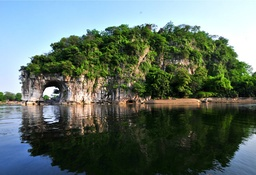
#> input picture Assignment 1/Experiment_1/source.jpg, 256 x 175 px, shrunk from 640 x 438 before the run, found by its file name
$ python part_1.py
#> lines starting #> are read from the running program, lines starting #| are printed output that depends on the picture; after the words box and inside, x2 and y2 are one past the last pixel; in counts of white or black regions, pixels touching at a corner belong together
import cv2
import numpy as np

image_path = input('Give folder name containing the source image: ')
#> the answer given: ../Experiment_1

path = '../' + str(image_path) + '/'
print('')

img_bgr = cv2.imread(path + 'source.jpg') #Image is being read in BGR color palette
#> img_bgr is the input picture: shape (175, 256, 3); mean B, G, R 102, 111.2, 94.8
img = cv2.cvtColor(img_bgr, cv2.COLOR_BGR2RGB)
img_gray = cv2.imread(path + 'source.jpg', 0)
#> img_gray: shape (175, 256); min 0, max 255, mean 105.3


#1.1.1 Shadow-Map Generation

#RGB to HSI

img_np = np.asarray(img)

h, w, c = img_np.shape
#> h = 175; w = 256; c = 3

I = np.zeros((h, w, 1))
V1 = np.zeros((h, w, 1))
V2 = np.zeros((h, w, 1))
S = np.zeros((h, w, 1))
H = np.zeros((h, w, 1))

hsi_mat = np.array([[1/3, 1/3, 1/3], [-(np.sqrt(6))/6, -(np.sqrt(6))/6, (np.sqrt(6))/3], [(1/np.sqrt(6)), -(2/np.sqrt(6)), 0]]) #Eqn 1

for y in range(h):
    for x in range(w):
        rgb = img_np[y][x]
        rgb = rgb.reshape((3, 1))
        out = np.matmul(hsi_mat, rgb)
        I[y][x] = out[0][0]
        V1[y][x] = out[1][0]
        V2[y][x] = out[2][0]
        S[y][x] = np.sqrt((np.square(V1[y][x])) + np.square(V2[y][x])) #Eqn 2
        if V1[y][x] != 1:
            if V1[y][x] == 0 and V2[y][x] == 0:
                H[y][x] = 0
                continue
            elif V1[y][x] == 0:
                H[y][x] = 0
                continue
            H[y][x] = np.arctan((V2[y][x])/V1[y][x]) #Eqn 3
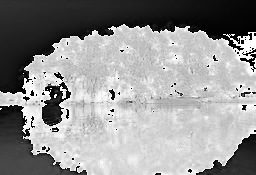
#> H: shape (175, 256, 1) float64; min -1.57, max 1.57, mean 0.25; drawn with min black and max white
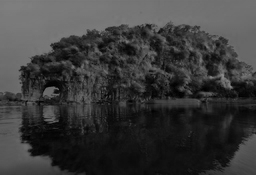
#> S: shape (175, 256, 1) float64; min 0.577, max 137.5, mean 58.9
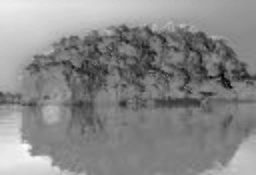
#> V1: shape (175, 256, 1) float64; min -97.16, max 82.06, mean -0.8; drawn with min black and max white
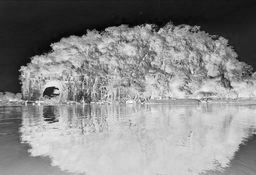
#> V2: shape (175, 256, 1) float64; min -124.5, max 10.21, mean -52.07; drawn with min black and max white

H_norm = (H - np.min(H)) / (np.max(H) - np.min(H))
I_norm = (I - np.min(I)) / (np.max(I) - np.min(I))

#Computing r-map
r_map = (H_norm + 1) / (I_norm + 1) #Eqn 4

r_map_scaled = 255 * ((r_map - np.min(r_map)) / (np.max(r_map) - np.min(r_map)))


#Threshold for Shadow Map

P = {}

for y in range(r_map_scaled.shape[0]):
    for x in range(r_map_scaled.shape[1]):
        keys_list = P.keys()
        if int(r_map_scaled[y][x]) in keys_list:
            P[int(r_map_scaled[y][x])] += 1
        else:
            P[int(r_map_scaled[y][x])] = 1

for key in P.keys():
    P[key] = P[key] / (h * w)

T_dict = {}

for t in range(0, 256):
    W1, W2 = 0, 0
    for i in range(0, t+1):
        if i in P.keys():
            W1 += P[i]
    for i in range(t+1, 256):
        if i in P.keys():
            W2 += P[i]

    mu1, mu2 = 0, 0
    for i in range(0, t+1):
        if i in P.keys():
            mu1 += (i * P[i]) / W1
    for i in range(t+1, 256):
        if i in P.keys():
            mu2 += (i * P[i]) / W2

    t1, t2 = 0, 0
    for i in range(0, t+1):
        if i in P.keys():
            t1 += P[i] * ((i - mu1) ** 2)
    for i in range(t+1, 256):
        if i in P.keys():
            t2 += P[i] * ((i - mu2) ** 2)

    T_dict[t] = t1+t2


lt = []
for key in T_dict.keys():
    lt.append(T_dict[key])

T = lt.index(min(lt))
#> T = 108


#Shadow map

s = np.where(r_map_scaled > T, 1, 0)
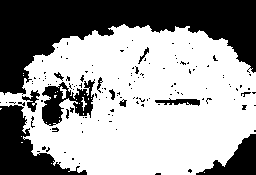
#> s: shape (175, 256, 1) int64; values 0 (black) and 1 (white), 61.2% white; 136 black regions (121 under 20 px), largest, box (x1, y1, x2, y2) and area: (0, 0, 256, 95) 11380, (0, 105, 87, 175) 2623, (42, 79, 95, 126) 1183

s_inv = np.where(r_map_scaled > T, 0, 1)
cv2.imwrite(path + 'shadow_map.jpg', s_inv * 255)
cv2.imwrite('shadow_map.jpg', s_inv * 255)

print('Shadow map is generated\n')


#Shadow Image

lmd_1 = 0.8
SI_1 = np.where(s_inv == 0, lmd_1 * img_bgr + (1 - lmd_1) * s_inv, img_bgr)

cv2.imwrite(path + f'shadow_image_lmb_{lmd_1}.jpg', SI_1)
cv2.imwrite(f'shadow_image_lmb_{lmd_1}.jpg', SI_1)

# [13 lines of commented-out code are left out]

def bilateral_filter(image, diameter, sigma_color, sigma_space):
    filtered_image = np.zeros_like(image, dtype=np.float64)
    height, width = image.shape

    range_radius = diameter // 2

    for y in range(height):
        for x in range(width):
            weighted_sum = 0
            normalization = 0

            for i in range(-range_radius, range_radius + 1):
                for j in range(-range_radius, range_radius + 1):
                    neighbor_y = y + i
                    neighbor_x = x + j

                    if 0 <= neighbor_y < height and 0 <= neighbor_x < width:
                        color_difference = float(image[neighbor_y, neighbor_x]) - float(image[y, x])

                        intensity_weight = np.exp(-((color_difference)**2) / (2 * sigma_color * sigma_color))
                        spatial_weight = np.exp(-(np.square(i) + np.square(j)) / (2 * sigma_space * sigma_space))

                        weight = intensity_weight * spatial_weight

                        weighted_sum += weight * image[neighbor_y, neighbor_x]
                        normalization += weight

            filtered_image[y, x] = weighted_sum / normalization

    return filtered_image


diameter = 5
sigma_colors = [50]
sigma_spaces = [50]

bil_img = None
for sigma_color in sigma_colors:
    for sigma_space in sigma_spaces:
        filtered_image = bilateral_filter(img_gray, diameter, sigma_color, sigma_space)
        filtered_image = np.array(filtered_image, dtype=np.uint8)
        bil_img = filtered_image
        cv2.imwrite(path + f'bilateral_filter_output_{diameter}_{sigma_color}_{sigma_space}.jpg', filtered_image)
        cv2.imwrite(f'bilateral_filter_output_{diameter}_{sigma_color}_{sigma_space}.jpg', filtered_image)
        print('Bilateral Filter output is generated\n')

# bil_opencv = cv2.bilateralFilter(img_gray.copy(), 7, 50.0, 50.0)
# cv2.imwrite(path + 'bilateral_filter_output_opencv.jpg', bil_opencv)


#Edge Detection

#Best sigma_color, Best sigma_space

sobel_x = np.array([[-1, 0, 1], [-2, 0, 2], [-1, 0, 1]])
#> sobel_x = [[-1, 0, 1], [-2, 0, 2], [-1, 0, 1]]
sobel_y = np.array([[1, 2, 1], [0, 0, 0], [-1, -2, -1]])

padded_image = np.pad(bil_img, ((1, 1), (1, 1)), mode='edge')

gradient_x = np.zeros_like(bil_img, dtype=np.float32)
gradient_y = np.zeros_like(bil_img, dtype=np.float32)

for y in range(bil_img.shape[0]):
    for x in range(bil_img.shape[1]):
        gradient_x[y, x] = np.sum(padded_image[y:y+3, x:x+3] * sobel_x)
        gradient_y[y, x] = np.sum(padded_image[y:y+3, x:x+3] * sobel_y)
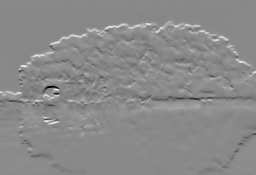
#> gradient_y: shape (175, 256) float32; min -946, max 809, mean 7.6; drawn with min black and max white

edge_map = np.sqrt(gradient_x**2 + gradient_y**2)

cv2.imwrite(path + 'edge_map.jpg', edge_map)
cv2.imwrite('edge_map.jpg', edge_map)
print('Edge map output is generated\n')


#Line Draft using Threshold

ld_thresh = 120

line_draft = np.where(edge_map >= ld_thresh, 1, 0)

line_draft_inv = 255 * np.where(edge_map >= ld_thresh, 0, 1)

cv2.imwrite(path + 'line_draft_inv.jpg', line_draft_inv)
cv2.imwrite('line_draft_inv.jpg', line_draft_inv)
print('Line draft image is generated\n')


#1.2 Color Adjustment Step

lab_img = cv2.cvtColor(img_bgr, cv2.COLOR_BGR2LAB)
#> lab_img: shape (175, 256, 3); mean of channels 0, 1, 2 111.1, 121.2, 131.7

l, a, b = lab_img[:,:,0], lab_img[:,:,1], lab_img[:,:,2]
l_mid = np.int8(60)

neutral_l = np.ones((h, w), dtype=np.uint8) * l_mid

chromatic_map = np.stack((neutral_l, a, b), axis = -1)

chromatic_map_rgb = cv2.cvtColor(chromatic_map, cv2.COLOR_LAB2RGB)

cv2.imwrite(path + 'chromatic_map.jpg', cv2.cvtColor(chromatic_map, cv2.COLOR_LAB2BGR))
cv2.imwrite('chromatic_map.jpg', cv2.cvtColor(chromatic_map, cv2.COLOR_LAB2BGR))
print('Chromatic map is generated\n')


#SI in BGR

SI = SI_1.copy()
rho = 0.01 #[0.005, 0.2]

SI = np.array(SI, dtype=np.uint8)

SI = cv2.cvtColor(SI, cv2.COLOR_BGR2RGB)

SI_prime = SI * ((1 + np.tanh(rho * (chromatic_map_rgb - 128))) / 2)
SI_prime = np.array(SI_prime, dtype=np.uint8)

cv2.imwrite(path + 'shadow_image_color_enhanced.jpg', cv2.cvtColor(SI_prime, cv2.COLOR_RGB2BGR))
cv2.imwrite('shadow_image_color_enhanced.jpg', cv2.cvtColor(SI_prime, cv2.COLOR_RGB2BGR))
print('Shadow image is generated\n')


#Saturation Correction

saturation_scale = 1.3

SI_prime_HSV = cv2.cvtColor(SI_prime, cv2.COLOR_RGB2HSV)
#> SI_prime_HSV: shape (175, 256, 3); mean H, S, V 62.7, 117, 111.3

H = SI_prime_HSV[:, :, 0]
#> H: shape (175, 256)
S = SI_prime_HSV[:, :, 1]
#> S: shape (175, 256)
V = SI_prime_HSV[:, :, 2]

S_corrected = np.array(np.round(255 * ((S - np.min(S)) / (np.max(S) - np.min(S))))).astype(int)

S_corrected = S_corrected * saturation_scale
S_corrected = np.clip(S_corrected, 0, 255)

S_corrected = np.array(S_corrected, dtype=np.uint8)

SI_corrected = np.stack((H, S_corrected, V), axis = -1) #Why not S
#> SI_corrected: shape (175, 256, 3); mean H, S, V 62.7, 147, 111.3

SI_corrected_RGB = cv2.cvtColor(SI_corrected, cv2.COLOR_HSV2RGB)

cv2.imwrite(path + 'shadow_image_corrected.jpg', cv2.cvtColor(SI_corrected, cv2.COLOR_HSV2BGR))
cv2.imwrite('shadow_image_corrected.jpg', cv2.cvtColor(SI_corrected, cv2.COLOR_HSV2BGR))
print('Shadow image with corrected saturation is generated\n')


#Artistic Enhanced Image
beta = 0.7 #[0, 1]

line_draft_inv_3d = np.stack([line_draft_inv, line_draft_inv, line_draft_inv], axis = -1)

artistic_image = np.where(line_draft_inv_3d == 0, beta * SI_corrected_RGB, SI_corrected_RGB)

artistic_image = np.array(artistic_image, dtype=np.uint8)

cv2.imwrite(path + 'artistic_image.jpg', cv2.cvtColor(artistic_image, cv2.COLOR_RGB2BGR))
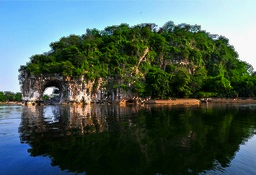
#> saved as artistic_image.jpg: shape (175, 256, 3); mean B, G, R 87.4, 93.4, 72.5
cv2.imwrite('artistic_image.jpg', cv2.cvtColor(artistic_image, cv2.COLOR_RGB2BGR))
print('Final artistic image is generated\n')
